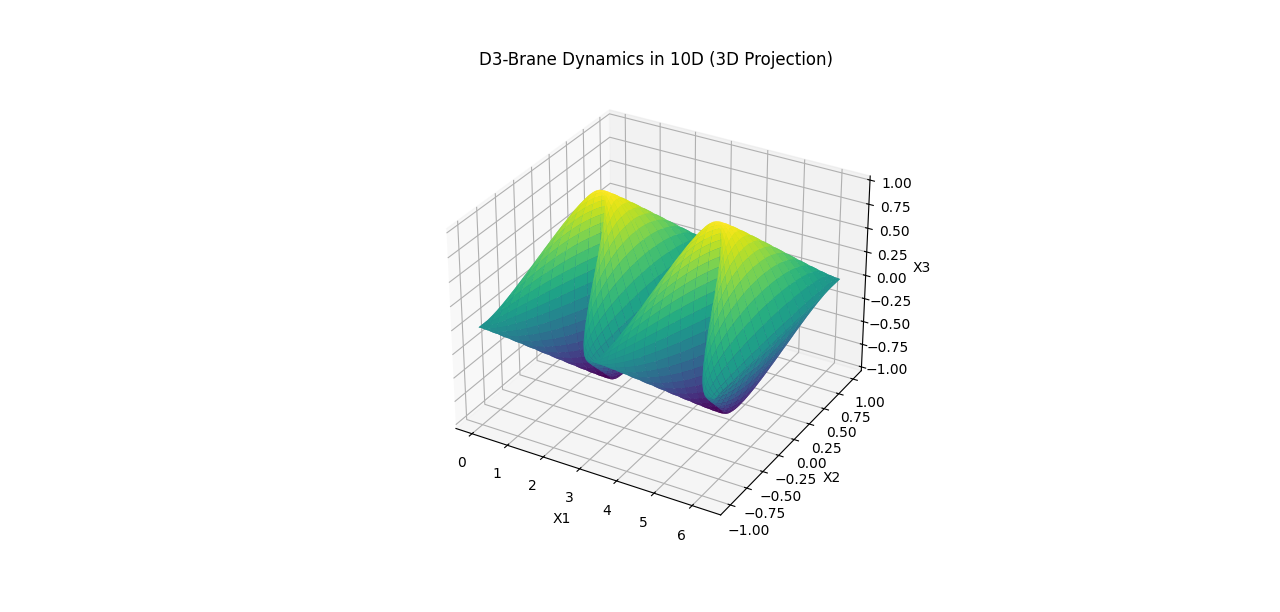

Python code for this plot:
import numpy as np
import matplotlib.pyplot as plt
from mpl_toolkits.mplot3d import Axes3D

# Parameters
T, L = 1.0, 1.0 # Tension, Length scale
t = np.linspace(0, 2 * np.pi, 100)
x0, x1 = np.meshgrid(t, t)

# Simplified brane embedding (oscillating in extra dimensions)
X0 = x0 # Time-lile coordinate
X1 = x1 # Spatial coordinate
X2 = np.sin(x0) * np.cos(x1) # Oscillation in 3rd dimension
X3 = np.cos(x0) * np.sin(x1) # 4th dimension (projected)

# Plot 3d projection
fig = plt.figure(figsize=(10, 6))
ax = fig.add_subplot(111, projection='3d')
ax.plot_surface(X1, X2, X3, cmap='viridis')
ax.set_title('D3-Brane Dynamics in 10D (3D Projection)')
ax.set_xlabel('X1')
ax.set_ylabel('X2')
ax.set_zlabel('X3')
plt.show()
